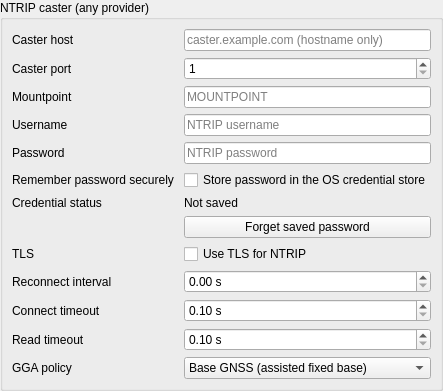
            <widget class="QGroupBox" name="QGroupBox18">
             <property name="title">
              <string>NTRIP caster (any provider)</string>
             </property>
             <layout class="QFormLayout" name="QFormLayout17">
              <property name="leftMargin">
               <number>9</number>
              </property>
              <property name="topMargin">
               <number>9</number>
              </property>
              <property name="rightMargin">
               <number>9</number>
              </property>
              <property name="bottomMargin">
               <number>9</number>
              </property>
              <property name="fieldGrowthPolicy">
               <enum>QFormLayout::AllNonFixedFieldsGrow</enum>
              </property>
              <property name="horizontalSpacing">
               <number>10</number>
              </property>
              <property name="verticalSpacing">
               <number>6</number>
              </property>
              <item row="0" column="0">
               <widget class="QLabel" name="spacer167_2">
                <property name="text">
                 <string>Caster host</string>
                </property>
                <property name="wordWrap">
                 <bool>false</bool>
                </property>
               </widget>
              </item>
              <item row="0" column="1">
               <widget class="QLineEdit" name="gnss_network_caster_host">
                <property name="settingsKey" stdset="0">
                 <string>gnss_network_caster_host</string>
                </property>
                <property name="placeholderText">
                 <string>caster.example.com (hostname only)</string>
                </property>
               </widget>
              </item>
              <item row="1" column="0">
               <widget class="QLabel" name="spacer167_3">
                <property name="text">
                 <string>Caster port</string>
                </property>
                <property name="wordWrap">
                 <bool>false</bool>
                </property>
               </widget>
              </item>
              <item row="1" column="1">
               <widget class="QSpinBox" name="gnss_network_caster_port">
                <property name="settingsKey" stdset="0">
                 <string>gnss_network_caster_port</string>
                </property>
                <property name="minimum">
                 <number>1</number>
                </property>
                <property name="maximum">
                 <number>65535</number>
                </property>
                <property name="singleStep">
                 <number>1</number>
                </property>
                <property name="suffix">
                 <string />
                </property>
               </widget>
              </item>
              <item row="2" column="0">
               <widget class="QLabel" name="spacer167_4">
                <property name="text">
                 <string>Mountpoint</string>
                </property>
                <property name="wordWrap">
                 <bool>false</bool>
                </property>
               </widget>
              </item>
              <item row="2" column="1">
               <widget class="QLineEdit" name="gnss_network_mountpoint">
                <property name="settingsKey" stdset="0">
                 <string>gnss_network_mountpoint</string>
                </property>
                <property name="placeholderText">
                 <string>MOUNTPOINT</string>
                </property>
               </widget>
              </item>
              <item row="3" column="0">
               <widget class="QLabel" name="spacer167_5">
                <property name="text">
                 <string>Username</string>
                </property>
                <property name="wordWrap">
                 <bool>false</bool>
                </property>
               </widget>
              </item>
              <item row="3" column="1">
               <widget class="QLineEdit" name="gnss_network_username">
                <property name="settingsKey" stdset="0">
                 <string>gnss_network_username</string>
                </property>
                <property name="placeholderText">
                 <string>NTRIP username</string>
                </property>
               </widget>
              </item>
              <item row="4" column="0">
               <widget class="QLabel" name="spacer167_6">
                <property name="text">
                 <string>Password</string>
                </property>
                <property name="wordWrap">
                 <bool>false</bool>
                </property>
               </widget>
              </item>
              <item row="4" column="1">
               <widget class="QLineEdit" name="gnss_network_password_edit">
                <property name="placeholderText">
                 <string>NTRIP password</string>
                </property>
                <property name="echoMode">
                 <enum>QLineEdit::Password</enum>
                </property>
               </widget>
              </item>
              <item row="5" column="0">
               <widget class="QLabel" name="spacer167_7">
                <property name="text">
                 <string>Remember password securely</string>
                </property>
                <property name="wordWrap">
                 <bool>false</bool>
                </property>
               </widget>
              </item>
              <item row="5" column="1">
               <widget class="QCheckBox" name="gnss_network_remember_password">
                <property name="settingsKey" stdset="0">
                 <string>gnss_network_remember_password</string>
                </property>
                <property name="text">
                 <string>Store password in the OS credential store</string>
                </property>
               </widget>
              </item>
              <item row="6" column="0">
               <widget class="QLabel" name="spacer167_8">
                <property name="text">
                 <string>Credential status</string>
                </property>
                <property name="wordWrap">
                 <bool>false</bool>
                </property>
               </widget>
              </item>
              <item row="6" column="1">
               <widget class="QLabel" name="gnss_network_credential_status_label">
                <property name="text">
                 <string>Not saved</string>
                </property>
                <property name="wordWrap">
                 <bool>false</bool>
                </property>
               </widget>
              </item>
              <item row="7" column="1">
               <widget class="QPushButton" name="gnss_network_forget_password_button">
                <property name="text">
                 <string>Forget saved password</string>
                </property>
               </widget>
              </item>
              <item row="8" column="0">
               <widget class="QLabel" name="QLabel6_16">
                <property name="text">
                 <string>TLS</string>
                </property>
                <property name="wordWrap">
                 <bool>false</bool>
                </property>
               </widget>
              </item>
              <item row="8" column="1">
               <widget class="QCheckBox" name="gnss_network_tls">
                <property name="settingsKey" stdset="0">
                 <string>gnss_network_tls</string>
                </property>
                <property name="text">
                 <string>Use TLS for NTRIP</string>
                </property>
               </widget>
              </item>
              <item row="9" column="0">
               <widget class="QLabel" name="QLabel6_17">
                <property name="text">
                 <string>Reconnect interval</string>
                </property>
                <property name="wordWrap">
                 <bool>false</bool>
                </property>
               </widget>
              </item>
              <item row="9" column="1">
               <widget class="QDoubleSpinBox" name="gnss_network_reconnect_interval_s">
                <property name="settingsKey" stdset="0">
                 <string>gnss_network_reconnect_interval_s</string>
                </property>
                <property name="decimals">
                 <number>2</number>
                </property>
                <property name="minimum">
                 <double>0.0</double>
                </property>
                <property name="maximum">
                 <double>3600.0</double>
                </property>
                <property name="singleStep">
                 <double>1.0</double>
                </property>
                <property name="suffix">
                 <string> s</string>
                </property>
               </widget>
              </item>
              <item row="10" column="0">
               <widget class="QLabel" name="QLabel6_18">
                <property name="text">
                 <string>Connect timeout</string>
                </property>
                <property name="wordWrap">
                 <bool>false</bool>
                </property>
               </widget>
              </item>
              <item row="10" column="1">
               <widget class="QDoubleSpinBox" name="gnss_network_connect_timeout_s">
                <property name="settingsKey" stdset="0">
                 <string>gnss_network_connect_timeout_s</string>
                </property>
                <property name="decimals">
                 <number>2</number>
                </property>
                <property name="minimum">
                 <double>0.1</double>
                </property>
                <property name="maximum">
                 <double>3600.0</double>
                </property>
                <property name="singleStep">
                 <double>1.0</double>
                </property>
                <property name="suffix">
                 <string> s</string>
                </property>
               </widget>
              </item>
              <item row="11" column="0">
               <widget class="QLabel" name="QLabel6_19">
                <property name="text">
                 <string>Read timeout</string>
                </property>
                <property name="wordWrap">
                 <bool>false</bool>
                </property>
               </widget>
              </item>
              <item row="11" column="1">
               <widget class="QDoubleSpinBox" name="gnss_network_read_timeout_s">
                <property name="settingsKey" stdset="0">
                 <string>gnss_network_read_timeout_s</string>
                </property>
                <property name="decimals">
                 <number>2</number>
                </property>
                <property name="minimum">
                 <double>0.1</double>
                </property>
                <property name="maximum">
                 <double>3600.0</double>
                </property>
                <property name="singleStep">
                 <double>1.0</double>
                </property>
                <property name="suffix">
                 <string> s</string>
                </property>
               </widget>
              </item>
              <item row="12" column="0">
               <widget class="QLabel" name="QLabel6_20">
                <property name="text">
                 <string>GGA policy</string>
                </property>
                <property name="wordWrap">
                 <bool>false</bool>
                </property>
               </widget>
              </item>
              <item row="12" column="1">
               <widget class="QComboBox" name="gnss_network_gga_policy">
                <property name="settingsKey" stdset="0">
                 <string>gnss_network_gga_policy</string>
                </property>
                <property name="optionValues" stdset="0">
                 <string>["BASE_GNSS", "SYSTEM_CENTER", "LEFT_GNSS", "MANUAL", "PER_ROVER_SESSION"]</string>
                </property>
                <item>
                 <property name="text">
                  <string>Base GNSS (assisted fixed base)</string>
                 </property>
                </item>
                <item>
                 <property name="text">
                  <string>System center</string>
                 </property>
                </item>
                <item>
                 <property name="text">
                  <string>Left GNSS</string>
                 </property>
                </item>
                <item>
                 <property name="text">
                  <string>Manual / disabled</string>
                 </property>
                </item>
                <item>
                 <property name="text">
                  <string>Per rover session</string>
                 </property>
                </item>
               </widget>
              </item>
             </layout>
            </widget>
